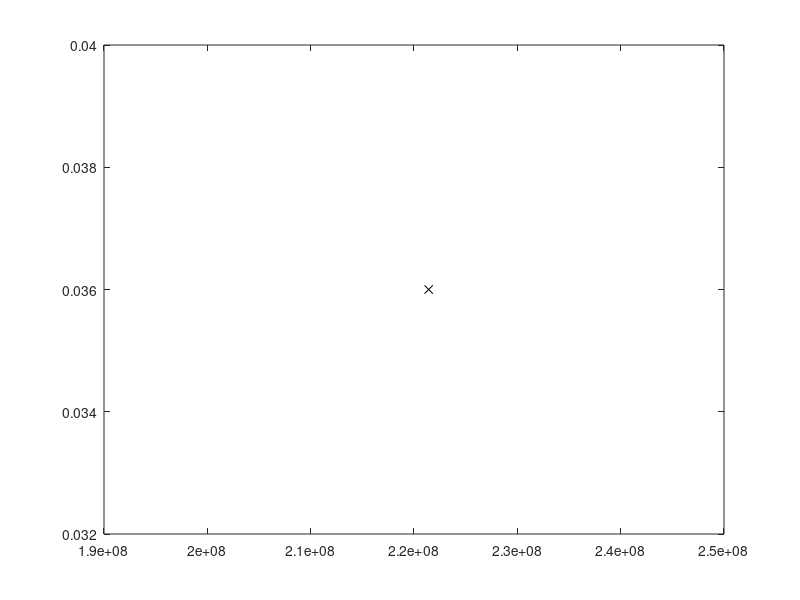

MATLAB code for this plot: (Note: this script raises an error after producing the figure.)
start_tic = tic;
close all

C = 1.82e-13;
m = 2.6465;
mm = 1e-3;

s = 70;
a0 = 2 * mm;
ac = 36 * mm;
C = C * (s*sqrt(pi))^m;
a2N = @(a) 2*(a(1)^(1-m/2) - a.^(1-m/2))/C/(m-2);

a = (a0^(1-m/2) - C*(m-2)*logspace(0,8)/2).^(2/(2-m));
a = sort([a linspace(a0, ac, 50)]);
a(a>ac) = [];
N = a2N(a);
plot(N, a, 'k');
plot(N(end), a(end), 'kx')

h = setlog('xy');
ylim([2 40] * mm)
xlim([1e7 1.2*max(N)]);
xlabel('$N$');
ylabel('$a/$mm');

h.YTick = [2 5 10 20 30] * mm;
h.YTickLabel = split(num2str(h.YTick*1000));

at = 5*mm;
Na = interp1(a, N, at);
plot(Na, at, 'ko');
plot([Na Na], [at, 23*mm], 'k:');
plot(N([end end]), [17*mm ac], 'k:');
dblarrow(gca, [Na N(end)], [20 20]*mm);

itvl = N(end)-Na;
itvl = km2rev(itvl, 1);
h = text(sqrt(Na*N(end)), 17*mm, sprintf('$%d\\times10^4 \\hbox{ km}$', floor(itvl)));
h.VerticalAlignment = 'top';
h.BackgroundColor = 'w';
h.FontSize = 9;

grid off

%%
fprintf('%s elapsed: %f s\n', mfilename, toc(start_tic));

figure(1);
if strncmpi(mfilename, 'plot_', 5)
    pname = mfilename;  % mfilename(6:end) wont work.
    print(pname(6:end), '-depsc');
else
    set(1, 'windowstyle', 'docked')
end